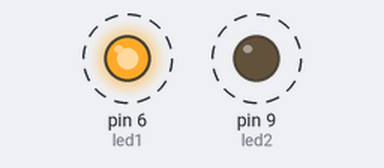
This sketch was run on a simulated Arduino Uno, built with avr-gcc and run on an emulated ATmega328P. On the bench: output pins drawn as LEDs (lit = HIGH). Dashed ring = blinking.

Above: at 0.5 s.
Timing chart, 0 to 4.6 s (numbered marks = the images above):
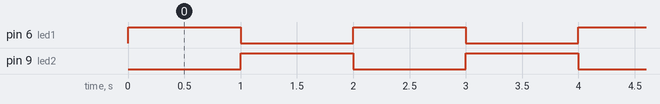

Measured:
- by itself, pin 6 (led1), pin 9 (led2): alternates HIGH for 1.0 s and LOW for 1.0 s

The sketch:

variaveis.ino
```cpp
#define led1 6
#define led2 9

int tempo = 1000;

void setup(){
  pinMode(led1,OUTPUT);
  pinMode(led2,OUTPUT);
}

void loop(){
 digitalWrite(led1,HIGH);
 digitalWrite(led2,LOW);
 delay(tempo);
 digitalWrite(led1,LOW);
 digitalWrite(led2,HIGH);
 delay(tempo);
}
```
